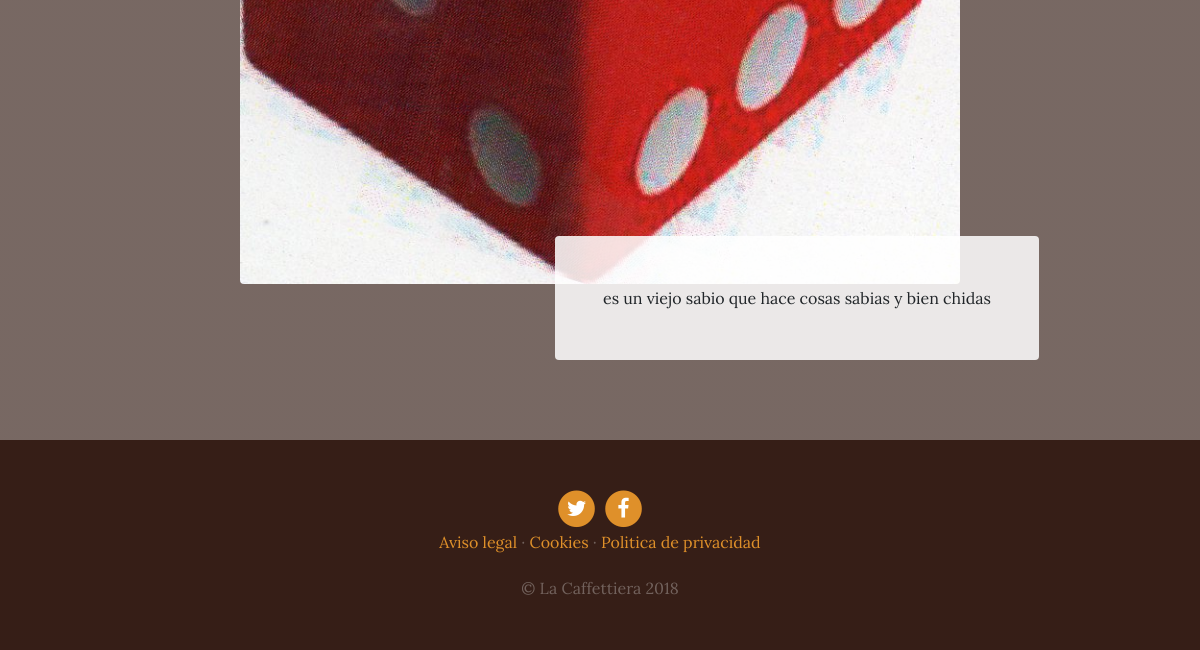
/services/ (lower part), run on an earlier commit of the app's database.
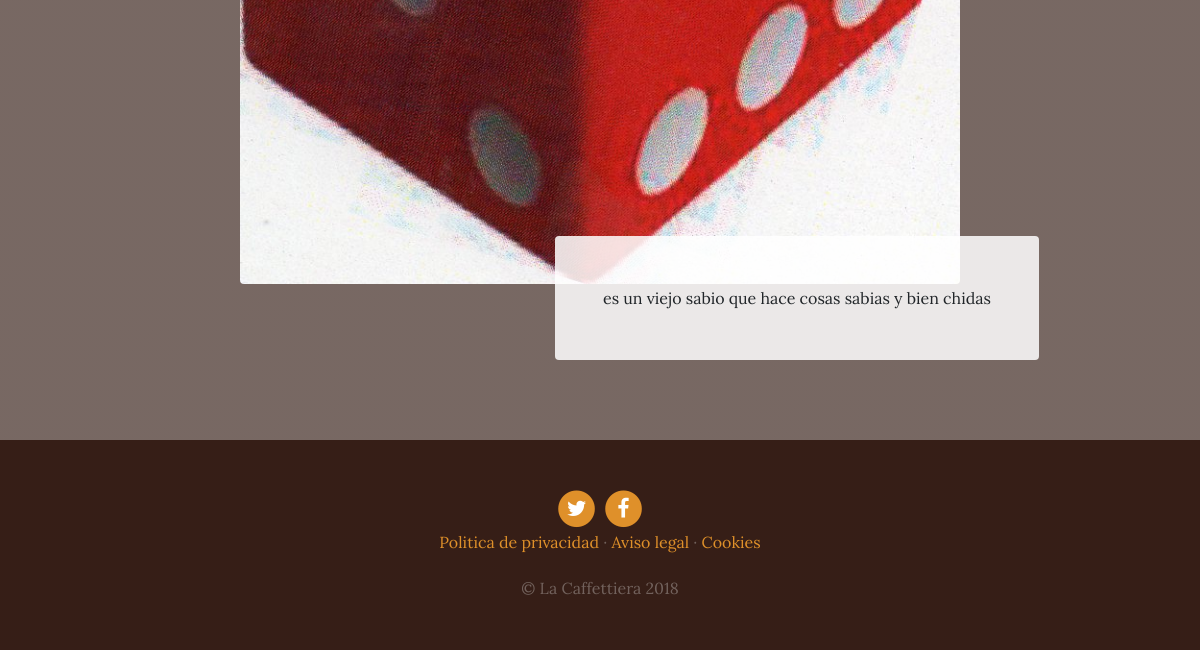
And on a later commit of the database.
### services/models.py (models this page shows, shortened)
class Service(models.Model):
    title = models.CharField(max_length=200, verbose_name='Titulo')
    subtitle = models.CharField(max_length=200, verbose_name='Subtitulos')
    content = models.TextField(verbose_name='Contenido')
    image = models.ImageField(verbose_name='Imagen', upload_to="webempresa")
    created=models.DateTimeField(auto_now_add=True, verbose_name='Creado')
    updated= models.DateTimeField(auto_now=True, verbose_name='Actualizado')
    class Meta:
        verbose_name = 'Servicio'
        verbose_name_plural = 'Servicios'
        ordering = ['-created']

### page/models.py (models this page shows, shortened)
class Page(models.Model):
    title= models.CharField(verbose_name='Titulo', max_length=100)
    content= RichTextField(verbose_name='contenido', blank=True, null=True)
    orden= models.SmallIntegerField(verbose_name='Orden', default=0)
    created=models.DateTimeField(auto_now_add=True, verbose_name='Creado')
    updated= models.DateTimeField(auto_now=True, verbose_name='Actualizado')
    class Meta:
        verbose_name = 'Página'
        verbose_name_plural = 'Páginas'
        ordering = ['orden','title']

### services/views.py (the view)
# urls.py: path('', views.services, name='services'),
def services(request):
    services= Service.objects.all()
    return render(request,'services/services.html', {'services':services})

### page/templatetags/pages_extra.py (called while the page is built)
@register.simple_tag
def get_page_list():
    pages=Page.objects.all()
    return pages

### social/processors.py (called while the page is built)
def ctx_dict(request):
    ctx= {}
    links=link.objects.all()
    for vari in links:
        ctx[vari.key]=vari.url
    return ctx

### services/templates/services/services.html (shortened to what this page needs)
  {% extends 'core/base.html' %}
  {% load static %}
  {%block content%}
  {%for service in services%}
    <section class="page-section">
      <div class="container">
        <div class="product-item">
          <img class="product-item-img mx-auto d-flex rounded img-fluid mb-3 mb-lg-0" src="{{service.image.url}}" alt="">
          <div class="product-item-description d-flex ml-auto">
            <div class="bg-faded p-5 rounded">
              <p class="mb-0">{{service.content}}</p>
            </div>
          </div>
        </div>
      </div>
    </section>
    {% endfor %}
  {%endblock%}

### core/templates/core/base.html (shortened to what this page needs)
<!DOCTYPE html>
<html lang="es">
  <head>
    {% load static %}
    <link href="{% static 'core/vendor/bootstrap/css/bootstrap.min.css'%}" rel="stylesheet">
    <link href="{% static 'core/vendor/font-awesome/css/font-awesome.min.css'%}" rel="stylesheet" type="text/css">
    <link href="{% static 'core/css/business-casual.css'%}" rel="stylesheet">
  </head>
  <body>
    {%block content%}
    {%endblock%}
    <footer class="footer text-faded text-center py-5">
      <div class="container">
        <p class="m-0">
          {%if link_twitter%}
	        <a href="{{link_twitter}}" class="link">
	          <span class="fa-stack fa-lg">
	            <i class="fa fa-circle fa-stack-2x"></i>
	            <i class="fa fa-twitter fa-stack-1x fa-inverse"></i>
	          </span>
	        </a>
          {%endif%}
           {%if link_facebook%}
	        <a href= "{{link_facebook}}" class="link">
	          <span class="fa-stack fa-lg">
	            <i class="fa fa-circle fa-stack-2x"></i>
	            <i class="fa fa-facebook fa-stack-1x fa-inverse"></i>
	          </span>
	        </a>
          {%endif%}
	    </p>
      {%load pages_extra%}
      {%get_page_list as page_list%}
      {%for list in page_list%}
      <a href="{% url 'page' list.id  list.title|slugify%}" class="link">{{list.title}}</a> {%if not forloop.last%}·{%endif%}
      {%endfor%}
        <p class="m-0 mbt1">&copy; La Caffettiera 2018</p>
      </div>
	</footer>
  </body>
</html>

What changed in the data, as far as the page shows it:
shown differently, row unchanged: Page "Politica de privacidad": now shows "·"; moves up the list
changed Page "Cookies": no longer shows "·"
